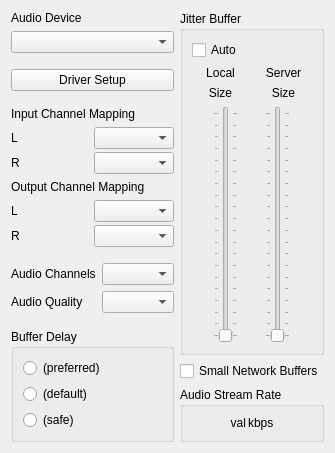
     <widget class="QWidget" name="tab_1_AudioNet">
      <attribute name="title">
       <string>Audio/Network Setup</string>
      </attribute>
      <layout class="QHBoxLayout" name="horizontalLayout_6">
       <item>
        <layout class="QHBoxLayout" name="horizontalLayout_5">
         <item>
          <layout class="QVBoxLayout" name="verticalLayout_3">
           <item>
            <widget class="QLabel" name="lblSoundcardDevice">
             <property name="text">
              <string>Audio Device</string>
             </property>
             <property name="buddy">
              <cstring>cbxSoundcard</cstring>
             </property>
            </widget>
           </item>
           <item>
            <widget class="QComboBox" name="cbxSoundcard">
             <property name="sizePolicy">
              <sizepolicy hsizetype="Preferred" vsizetype="Fixed">
               <horstretch>0</horstretch>
               <verstretch>0</verstretch>
              </sizepolicy>
             </property>
             <property name="minimumSize">
              <size>
               <width>0</width>
               <height>0</height>
              </size>
             </property>
            </widget>
           </item>
           <item>
            <spacer name="verticalSpacer_3">
             <property name="orientation">
              <enum>Qt::Vertical</enum>
             </property>
             <property name="sizeType">
              <enum>QSizePolicy::Expanding</enum>
             </property>
             <property name="sizeHint" stdset="0">
              <size>
               <width>20</width>
               <height>10</height>
              </size>
             </property>
            </spacer>
           </item>
           <item>
            <widget class="QPushButton" name="butDriverSetup">
             <property name="sizePolicy">
              <sizepolicy hsizetype="Preferred" vsizetype="Fixed">
               <horstretch>0</horstretch>
               <verstretch>0</verstretch>
              </sizepolicy>
             </property>
             <property name="text">
              <string>Driver Setup</string>
             </property>
             <property name="autoDefault">
              <bool>false</bool>
             </property>
            </widget>
           </item>
           <item>
            <spacer name="verticalSpacer_5">
             <property name="orientation">
              <enum>Qt::Vertical</enum>
             </property>
             <property name="sizeHint" stdset="0">
              <size>
               <width>20</width>
               <height>10</height>
              </size>
             </property>
            </spacer>
           </item>
           <item>
            <widget class="QFrame" name="FrameSoundcardChannelSelection">
             <property name="sizePolicy">
              <sizepolicy hsizetype="Preferred" vsizetype="Preferred">
               <horstretch>0</horstretch>
               <verstretch>0</verstretch>
              </sizepolicy>
             </property>
             <property name="frameShape">
              <enum>QFrame::NoFrame</enum>
             </property>
             <property name="frameShadow">
              <enum>QFrame::Plain</enum>
             </property>
             <layout class="QVBoxLayout" name="_2">
              <property name="leftMargin">
               <number>0</number>
              </property>
              <property name="topMargin">
               <number>0</number>
              </property>
              <property name="rightMargin">
               <number>0</number>
              </property>
              <property name="bottomMargin">
               <number>0</number>
              </property>
              <item>
               <widget class="QLabel" name="lblInChannelMapping">
                <property name="text">
                 <string>Input Channel Mapping</string>
                </property>
               </widget>
              </item>
              <item>
               <layout class="QHBoxLayout" name="_3">
                <property name="spacing">
                 <number>3</number>
                </property>
                <item>
                 <layout class="QVBoxLayout" name="_4">
                  <item>
                   <widget class="QLabel" name="lblLInChan">
                    <property name="sizePolicy">
                     <sizepolicy hsizetype="Preferred" vsizetype="Preferred">
                      <horstretch>0</horstretch>
                      <verstretch>0</verstretch>
                     </sizepolicy>
                    </property>
                    <property name="text">
                     <string>L</string>
                    </property>
                    <property name="buddy">
                     <cstring>cbxLInChan</cstring>
                    </property>
                   </widget>
                  </item>
                  <item>
                   <widget class="QLabel" name="lblRInChan">
                    <property name="sizePolicy">
                     <sizepolicy hsizetype="Preferred" vsizetype="Preferred">
                      <horstretch>0</horstretch>
                      <verstretch>0</verstretch>
                     </sizepolicy>
                    </property>
                    <property name="text">
                     <string>R</string>
                    </property>
                    <property name="buddy">
                     <cstring>cbxRInChan</cstring>
                    </property>
                   </widget>
                  </item>
                 </layout>
                </item>
                <item>
                 <layout class="QVBoxLayout" name="_5">
                  <property name="spacing">
                   <number>3</number>
                  </property>
                  <item>
                   <widget class="QComboBox" name="cbxLInChan"/>
                  </item>
                  <item>
                   <widget class="QComboBox" name="cbxRInChan"/>
                  </item>
                 </layout>
                </item>
               </layout>
              </item>
              <item>
               <widget class="QLabel" name="lblOutChannelMapping">
                <property name="text">
                 <string>Output Channel Mapping</string>
                </property>
               </widget>
              </item>
              <item>
               <layout class="QHBoxLayout" name="_6">
                <property name="spacing">
                 <number>3</number>
                </property>
                <item>
                 <layout class="QVBoxLayout" name="_7">
                  <item>
                   <widget class="QLabel" name="lblLOutChan">
                    <property name="sizePolicy">
                     <sizepolicy hsizetype="Preferred" vsizetype="Preferred">
                      <horstretch>0</horstretch>
                      <verstretch>0</verstretch>
                     </sizepolicy>
                    </property>
                    <property name="text">
                     <string>L</string>
                    </property>
                    <property name="buddy">
                     <cstring>cbxLOutChan</cstring>
                    </property>
                   </widget>
                  </item>
                  <item>
                   <widget class="QLabel" name="lblROutChan">
                    <property name="sizePolicy">
                     <sizepolicy hsizetype="Preferred" vsizetype="Preferred">
                      <horstretch>0</horstretch>
                      <verstretch>0</verstretch>
                     </sizepolicy>
                    </property>
                    <property name="text">
                     <string>R</string>
                    </property>
                    <property name="buddy">
                     <cstring>cbxROutChan</cstring>
                    </property>
                   </widget>
                  </item>
                 </layout>
                </item>
                <item>
                 <layout class="QVBoxLayout" name="_8">
                  <property name="spacing">
                   <number>3</number>
                  </property>
                  <item>
                   <widget class="QComboBox" name="cbxLOutChan"/>
                  </item>
                  <item>
                   <widget class="QComboBox" name="cbxROutChan"/>
                  </item>
                 </layout>
                </item>
               </layout>
              </item>
             </layout>
            </widget>
           </item>
           <item>
            <spacer name="verticalSpacer_6">
             <property name="orientation">
              <enum>Qt::Vertical</enum>
             </property>
             <property name="sizeType">
              <enum>QSizePolicy::Expanding</enum>
             </property>
             <property name="sizeHint" stdset="0">
              <size>
               <width>20</width>
               <height>10</height>
              </size>
             </property>
            </spacer>
           </item>
           <item>
            <layout class="QHBoxLayout" name="horizontalLayout">
             <item>
              <layout class="QVBoxLayout" name="verticalLayout_2">
               <item>
                <widget class="QLabel" name="lblAudioChannels">
                 <property name="text">
                  <string>Audio Channels</string>
                 </property>
                 <property name="buddy">
                  <cstring>cbxAudioChannels</cstring>
                 </property>
                </widget>
               </item>
               <item>
                <widget class="QLabel" name="lblAudioQuality">
                 <property name="text">
                  <string>Audio Quality</string>
                 </property>
                 <property name="buddy">
                  <cstring>cbxAudioQuality</cstring>
                 </property>
                </widget>
               </item>
              </layout>
             </item>
             <item>
              <layout class="QVBoxLayout" name="verticalLayout">
               <item>
                <widget class="QComboBox" name="cbxAudioChannels"/>
               </item>
               <item>
                <widget class="QComboBox" name="cbxAudioQuality"/>
               </item>
              </layout>
             </item>
            </layout>
           </item>
           <item>
            <spacer name="verticalSpacer_10">
             <property name="orientation">
              <enum>Qt::Vertical</enum>
             </property>
             <property name="sizeHint" stdset="0">
              <size>
               <width>20</width>
               <height>10</height>
              </size>
             </property>
            </spacer>
           </item>
           <item>
            <widget class="QGroupBox" name="grbSoundCrdBufDelay">
             <property name="title">
              <string>Buffer Delay</string>
             </property>
             <layout class="QVBoxLayout" name="_9">
              <item>
               <widget class="QRadioButton" name="rbtBufferDelayPreferred">
                <property name="sizePolicy">
                 <sizepolicy hsizetype="Preferred" vsizetype="Fixed">
                  <horstretch>0</horstretch>
                  <verstretch>0</verstretch>
                 </sizepolicy>
                </property>
                <property name="text">
                 <string>(preferred)</string>
                </property>
               </widget>
              </item>
              <item>
               <widget class="QRadioButton" name="rbtBufferDelayDefault">
                <property name="sizePolicy">
                 <sizepolicy hsizetype="Preferred" vsizetype="Fixed">
                  <horstretch>0</horstretch>
                  <verstretch>0</verstretch>
                 </sizepolicy>
                </property>
                <property name="text">
                 <string>(default)</string>
                </property>
               </widget>
              </item>
              <item>
               <widget class="QRadioButton" name="rbtBufferDelaySafe">
                <property name="sizePolicy">
                 <sizepolicy hsizetype="Preferred" vsizetype="Fixed">
                  <horstretch>0</horstretch>
                  <verstretch>0</verstretch>
                 </sizepolicy>
                </property>
                <property name="text">
                 <string>(safe)</string>
                </property>
               </widget>
              </item>
             </layout>
            </widget>
           </item>
          </layout>
         </item>
         <item>
          <spacer name="horizontalSpacer_3">
           <property name="orientation">
            <enum>Qt::Horizontal</enum>
           </property>
           <property name="sizeType">
            <enum>QSizePolicy::MinimumExpanding</enum>
           </property>
           <property name="sizeHint" stdset="0">
            <size>
             <width>0</width>
             <height>20</height>
            </size>
           </property>
          </spacer>
         </item>
         <item>
          <layout class="QVBoxLayout" name="verticalLayout_13">
           <item>
            <widget class="QGroupBox" name="grbJitterBuffer">
             <property name="title">
              <string>Jitter Buffer</string>
             </property>
             <layout class="QVBoxLayout" name="_15">
              <item>
               <widget class="QCheckBox" name="chbAutoJitBuf">
                <property name="sizePolicy">
                 <sizepolicy hsizetype="Preferred" vsizetype="Fixed">
                  <horstretch>0</horstretch>
                  <verstretch>0</verstretch>
                 </sizepolicy>
                </property>
                <property name="text">
                 <string>Auto</string>
                </property>
               </widget>
              </item>
              <item>
               <layout class="QHBoxLayout" name="_16">
                <item>
                 <widget class="QLabel" name="lblNetBufLabel">
                  <property name="text">
                   <string>Local</string>
                  </property>
                  <property name="alignment">
                   <set>Qt::AlignCenter</set>
                  </property>
                  <property name="wordWrap">
                   <bool>false</bool>
                  </property>
                 </widget>
                </item>
                <item>
                 <widget class="QLabel" name="lblNetBufServerLabel">
                  <property name="text">
                   <string>Server</string>
                  </property>
                  <property name="alignment">
                   <set>Qt::AlignCenter</set>
                  </property>
                  <property name="wordWrap">
                   <bool>false</bool>
                  </property>
                 </widget>
                </item>
               </layout>
              </item>
              <item>
               <layout class="QHBoxLayout" name="_17">
                <item>
                 <widget class="QLabel" name="lblNetBuf">
                  <property name="text">
                   <string>Size</string>
                  </property>
                  <property name="alignment">
                   <set>Qt::AlignCenter</set>
                  </property>
                  <property name="wordWrap">
                   <bool>false</bool>
                  </property>
                 </widget>
                </item>
                <item>
                 <widget class="QLabel" name="lblNetBufServer">
                  <property name="text">
                   <string>Size</string>
                  </property>
                  <property name="alignment">
                   <set>Qt::AlignCenter</set>
                  </property>
                  <property name="wordWrap">
                   <bool>false</bool>
                  </property>
                 </widget>
                </item>
               </layout>
              </item>
              <item>
               <layout class="QHBoxLayout" name="_18">
                <item>
                 <spacer>
                  <property name="orientation">
                   <enum>Qt::Horizontal</enum>
                  </property>
                  <property name="sizeType">
                   <enum>QSizePolicy::Minimum</enum>
                  </property>
                  <property name="sizeHint" stdset="0">
                   <size>
                    <width>0</width>
                    <height>0</height>
                   </size>
                  </property>
                 </spacer>
                </item>
                <item>
                 <widget class="QSlider" name="sldNetBuf">
                  <property name="minimum">
                   <number>1</number>
                  </property>
                  <property name="maximum">
                   <number>20</number>
                  </property>
                  <property name="pageStep">
                   <number>1</number>
                  </property>
                  <property name="orientation">
                   <enum>Qt::Vertical</enum>
                  </property>
                  <property name="tickPosition">
                   <enum>QSlider::TicksBothSides</enum>
                  </property>
                 </widget>
                </item>
                <item>
                 <spacer>
                  <property name="orientation">
                   <enum>Qt::Horizontal</enum>
                  </property>
                  <property name="sizeType">
                   <enum>QSizePolicy::Minimum</enum>
                  </property>
                  <property name="sizeHint" stdset="0">
                   <size>
                    <width>0</width>
                    <height>0</height>
                   </size>
                  </property>
                 </spacer>
                </item>
                <item>
                 <widget class="QSlider" name="sldNetBufServer">
                  <property name="minimum">
                   <number>1</number>
                  </property>
                  <property name="maximum">
                   <number>20</number>
                  </property>
                  <property name="pageStep">
                   <number>1</number>
                  </property>
                  <property name="orientation">
                   <enum>Qt::Vertical</enum>
                  </property>
                  <property name="tickPosition">
                   <enum>QSlider::TicksBothSides</enum>
                  </property>
                 </widget>
                </item>
               </layout>
              </item>
             </layout>
            </widget>
           </item>
           <item>
            <widget class="QCheckBox" name="chbSmallNetworkBuffers">
             <property name="sizePolicy">
              <sizepolicy hsizetype="Preferred" vsizetype="Fixed">
               <horstretch>0</horstretch>
               <verstretch>0</verstretch>
              </sizepolicy>
             </property>
             <property name="text">
              <string>Small Network Buffers</string>
             </property>
            </widget>
           </item>
           <item>
            <widget class="QGroupBox" name="grbUpstreamValue">
             <property name="title">
              <string>Audio Stream Rate</string>
             </property>
             <layout class="QVBoxLayout" name="verticalLayout_14">
              <property name="spacing">
               <number>2</number>
              </property>
              <item>
               <layout class="QGridLayout" name="_10">
                <item row="0" column="4">
                 <spacer name="horizontalSpacer_9">
                  <property name="orientation">
                   <enum>Qt::Horizontal</enum>
                  </property>
                  <property name="sizeHint" stdset="0">
                   <size>
                    <width>1</width>
                    <height>5</height>
                   </size>
                  </property>
                 </spacer>
                </item>
                <item row="0" column="3">
                 <widget class="QLabel" name="lblUpstreamUnit">
                  <property name="text">
                   <string>kbps</string>
                  </property>
                  <property name="alignment">
                   <set>Qt::AlignLeading|Qt::AlignLeft|Qt::AlignVCenter</set>
                  </property>
                 </widget>
                </item>
                <item row="0" column="1">
                 <widget class="QLabel" name="lblUpstreamValue">
                  <property name="text">
                   <string>val</string>
                  </property>
                  <property name="alignment">
                   <set>Qt::AlignRight|Qt::AlignTrailing|Qt::AlignVCenter</set>
                  </property>
                  <property name="margin">
                   <number>2</number>
                  </property>
                 </widget>
                </item>
                <item row="0" column="0">
                 <spacer name="horizontalSpacer_10">
                  <property name="orientation">
                   <enum>Qt::Horizontal</enum>
                  </property>
                  <property name="sizeHint" stdset="0">
                   <size>
                    <width>1</width>
                    <height>5</height>
                   </size>
                  </property>
                 </spacer>
                </item>
               </layout>
              </item>
             </layout>
            </widget>
           </item>
          </layout>
         </item>
         <item>
          <spacer name="horizontalSpacer_5">
           <property name="orientation">
            <enum>Qt::Horizontal</enum>
           </property>
           <property name="sizeType">
            <enum>QSizePolicy::Minimum</enum>
           </property>
           <property name="sizeHint" stdset="0">
            <size>
             <width>0</width>
             <height>20</height>
            </size>
           </property>
          </spacer>
         </item>
        </layout>
       </item>
      </layout>
     </widget>
